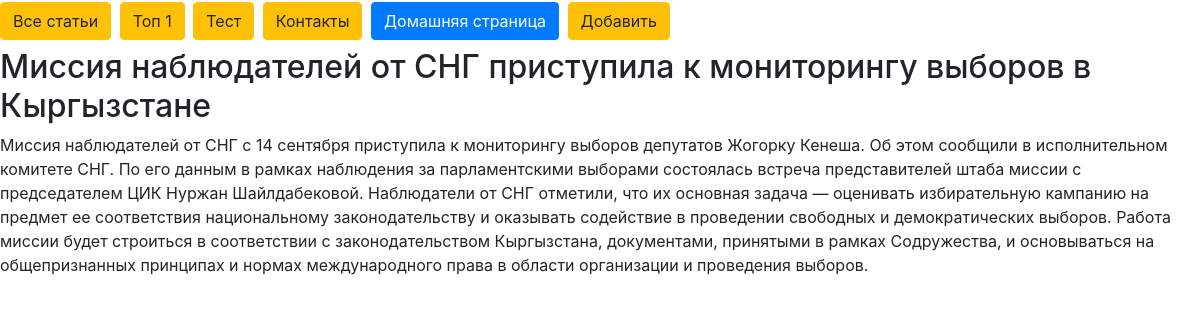
The page /top/ on the database its author committed.
### core/models.py (models this page shows)
class Article(models.Model):
    title = models.CharField(max_length=255)
    text = models.TextField(verbose_name="Текст статьи")
    views = models.IntegerField(default=0)
    created_date = models.DateTimeField(
        auto_now_add=True, null=True, )
    updated_date = models.DateTimeField(
        auto_now=True, null=True, )
    publicated = models.BooleanField(default=True)
    short_description = models.TextField(
        null = True, blank=True, verbose_name="Краткое описание" )
    author = models.ForeignKey(
        to=User,
        on_delete=models.SET_NULL,
        null=True, blank=False,
        verbose_name="Автор",
        related_name="created_article"
    )
    readers = models.ManyToManyField(
        to=User,
        blank=True,
        verbose_name="Читатели",
        related_name="readed_article"
    )
    rating = models.DecimalField(
        max_digits=8,
        decimal_places=2,
        default=0,
    )

### core/views.py (the view)
# urls.py: path("top/", top, name = "top" ),
def top(request):
    article = Article.objects.all().order_by("id").first()
    return render(request, "top.html", {"article": article})

### core/templates/top.html
{% extends 'base.html' %}
{% block content %}
    <h2>{{ article.title }}</h2>
    <div>{{ article.text }}</div>
{% endblock %}

### rows shown on the page
Article: title "Миссия наблюдателей от СНГ приступила к мониторингу выборов в Кыргызстане", text "Миссия наблюдателей от СНГ с 14 сентября приступила к мониторингу выборов депутатов Жогорку Кенеша. Об этом сообщили в исполнительном комитете СНГ. По его данным в рамках наблюдения за парламентскими выборами состоялась встреча представителей штаба миссии с председателем ЦИК Нуржан Шайлдабековой. Наблюдатели от СНГ отметили, что их основная задача — оценивать избирательную кампанию на предмет ее соответствия национальному законодательству и оказывать содействие в проведении свободных и демократических выборов. Работа миссии будет строиться в соответствии с законодательством Кыргызстана, документами, принятыми в рамках Содружества, и основываться на общепризнанных принципах и нормах…"
